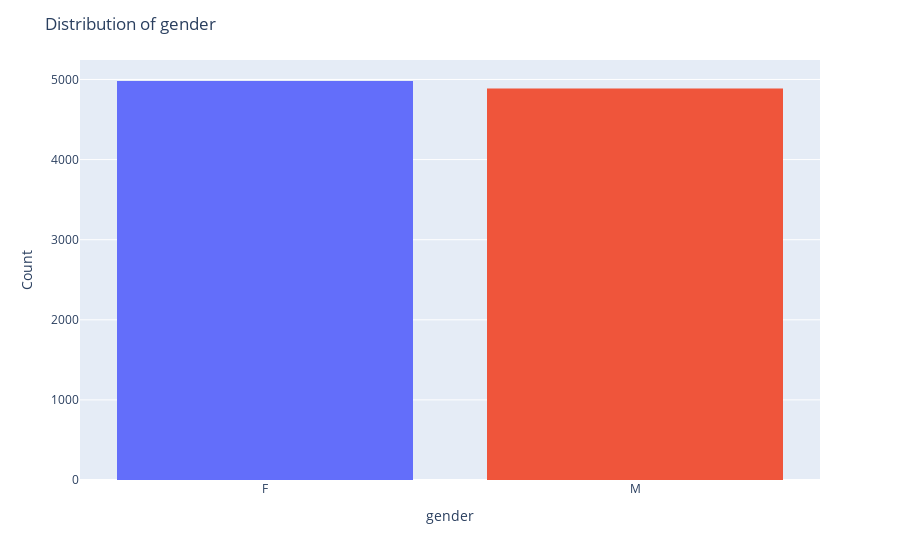

Notebook code for this chart:
### Markdown cell above
### Gender

### Code cell
interactive_barplot(train, 'gender')

### Figure 1 — Plotly figure (JSON) as saved in the notebook; plotly's stock layout.template omitted (floating-point values rounded to 4 significant figures; data arrays with more than 128 entries replaced by an {"elided": "..."} marker saying what was removed)
{"data": [{"alignmentgroup": "True", "bingroup": "x", "hovertemplate": "gender=%{x}<br>count=%{y}<extra></extra>", "legendgroup": "F", "marker": {"color": "#636efa", "pattern": {"shape": ""}}, "name": "F", "offsetgroup": "F", "orientation": "v", "showlegend": true, "type": "histogram", "x": {"elided": "4981 str values"}, "xaxis": "x", "yaxis": "y"}, {"alignmentgroup": "True", "bingroup": "x", "hovertemplate": "gender=%{x}<br>count=%{y}<extra></extra>", "legendgroup": "M", "marker": {"color": "#EF553B", "pattern": {"shape": ""}}, "name": "M", "offsetgroup": "M", "orientation": "v", "showlegend": true, "type": "histogram", "x": {"elided": "4887 str values"}, "xaxis": "x", "yaxis": "y"}], "layout": {"barmode": "relative", "legend": {"title": {"text": "gender"}, "tracegroupgap": 0}, "margin": {"t": 60}, "showlegend": false, "title": {"text": "Distribution of gender"}, "xaxis": {"anchor": "y", "categoryarray": ["F", "M"], "categoryorder": "array", "domain": [0, 1], "title": {"text": "gender"}}, "yaxis": {"anchor": "x", "domain": [0, 1], "title": {"text": "Count"}}}}
